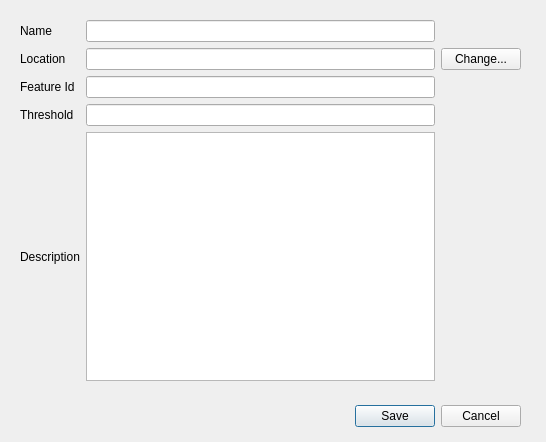
<?xml version="1.0" encoding="UTF-8"?>
<ui version="4.0">
 <class>Save_test_dialog</class>
 <widget class="QDialog" name="Save_test_dialog">
  <property name="geometry">
   <rect>
    <x>0</x>
    <y>0</y>
    <width>546</width>
    <height>442</height>
   </rect>
  </property>
  <property name="windowTitle">
   <string>Dialog</string>
  </property>
  <widget class="QDialogButtonBox" name="buttonBox">
   <property name="geometry">
    <rect>
     <x>20</x>
     <y>400</y>
     <width>501</width>
     <height>32</height>
    </rect>
   </property>
   <property name="orientation">
    <enum>Qt::Horizontal</enum>
   </property>
   <property name="standardButtons">
    <set>QDialogButtonBox::Cancel|QDialogButtonBox::Save</set>
   </property>
  </widget>
  <widget class="QWidget" name="gridLayoutWidget">
   <property name="geometry">
    <rect>
     <x>20</x>
     <y>20</y>
     <width>501</width>
     <height>361</height>
    </rect>
   </property>
   <layout class="QGridLayout" name="gridLayout">
    <item row="1" column="0">
     <widget class="QLabel" name="nameLbl">
      <property name="text">
       <string>Name</string>
      </property>
     </widget>
    </item>
    <item row="1" column="1">
     <widget class="QLineEdit" name="nameEdit"/>
    </item>
    <item row="3" column="0">
     <widget class="QLabel" name="locLbl">
      <property name="text">
       <string>Location</string>
      </property>
     </widget>
    </item>
    <item row="3" column="1">
     <widget class="QLineEdit" name="locEdit"/>
    </item>
    <item row="3" column="2">
     <widget class="QPushButton" name="locChange">
      <property name="text">
       <string>Change...</string>
      </property>
     </widget>
    </item>
    <item row="6" column="0">
     <widget class="QLabel" name="descLbl">
      <property name="text">
       <string>Description</string>
      </property>
     </widget>
    </item>
    <item row="4" column="0">
     <widget class="QLabel" name="fidLbl">
      <property name="text">
       <string>Feature Id</string>
      </property>
     </widget>
    </item>
    <item row="4" column="1">
     <widget class="QLineEdit" name="fidEdit"/>
    </item>
    <item row="6" column="1">
     <widget class="QTextEdit" name="descEdit"/>
    </item>
    <item row="5" column="1">
     <widget class="QLineEdit" name="thresholdEdit"/>
    </item>
    <item row="5" column="0">
     <widget class="QLabel" name="thresholdLbl">
      <property name="text">
       <string comment="Authorized difference between reference and played images." extracomment="Authorized difference between reference and played images.">Threshold</string>
      </property>
     </widget>
    </item>
   </layout>
  </widget>
 </widget>
 <resources/>
 <connections>
  <connection>
   <sender>buttonBox</sender>
   <signal>accepted()</signal>
   <receiver>Save_test_dialog</receiver>
   <slot>accept()</slot>
   <hints>
    <hint type="sourcelabel">
     <x>248</x>
     <y>254</y>
    </hint>
    <hint type="destinationlabel">
     <x>157</x>
     <y>274</y>
    </hint>
   </hints>
  </connection>
  <connection>
   <sender>buttonBox</sender>
   <signal>rejected()</signal>
   <receiver>Save_test_dialog</receiver>
   <slot>reject()</slot>
   <hints>
    <hint type="sourcelabel">
     <x>316</x>
     <y>260</y>
    </hint>
    <hint type="destinationlabel">
     <x>286</x>
     <y>274</y>
    </hint>
   </hints>
  </connection>
 </connections>
</ui>
